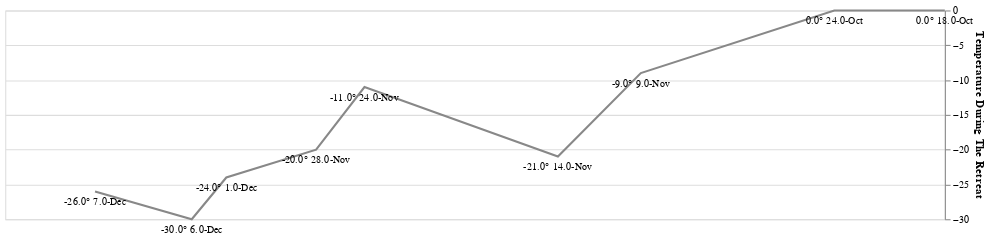

The notebook cell saved with this chart:
### Code cell
temp_chart

### Figure 1 — Vega-Lite specification as saved in the notebook (floating-point values rounded to 4 significant figures)
{"config": {"view": {"continuousWidth": 400, "continuousHeight": 300}}, "layer": [{"mark": {"type": "line", "color": "#888888"}, "encoding": {"x": {"type": "quantitative", "axis": null, "field": "Longitude", "scale": {"domain": [24.0, 37.6]}}, "y": {"type": "quantitative", "axis": {"grid": true, "orient": "right", "title": "Temperature During The Retreat"}, "field": "Temperature"}}}, {"mark": {"type": "text", "dy": 10, "font": "sans-serif", "fontSize": 10}, "encoding": {"text": {"type": "nominal", "field": "label"}, "x": {"type": "quantitative", "axis": null, "field": "Longitude", "scale": {"domain": [24.0, 37.6]}}, "y": {"type": "quantitative", "axis": {"grid": true, "orient": "right", "title": "Temperature During The Retreat"}, "field": "Temperature"}}}], "data": {"name": "data-9f5eb034f6c278b911c60d4cd89cb97d"}, "height": 200, "width": 900, "$schema": "https://vega.github.io/schema/vega-lite/v4.0.2.json", "datasets": {"data-9f5eb034f6c278b911c60d4cd89cb97d": [{"Longitude": 37.6, "Temperature": 0.0, "Days": 6.0, "Month": "Oct", "Day": 18.0, "label": "0.0° 18.0-Oct"}, {"Longitude": 36.0, "Temperature": 0.0, "Days": 6.0, "Month": "Oct", "Day": 24.0, "label": "0.0° 24.0-Oct"}, {"Longitude": 33.2, "Temperature": -9.0, "Days": 16.0, "Month": "Nov", "Day": 9.0, "label": "-9.0° 9.0-Nov"}, {"Longitude": 32.0, "Temperature": -21.0, "Days": 5.0, "Month": "Nov", "Day": 14.0, "label": "-21.0° 14.0-Nov"}, {"Longitude": 29.2, "Temperature": -11.0, "Days": 10.0, "Month": "Nov", "Day": 24.0, "label": "-11.0° 24.0-Nov"}, {"Longitude": 28.5, "Temperature": -20.0, "Days": 4.0, "Month": "Nov", "Day": 28.0, "label": "-20.0° 28.0-Nov"}, {"Longitude": 27.2, "Temperature": -24.0, "Days": 3.0, "Month": "Dec", "Day": 1.0, "label": "-24.0° 1.0-Dec"}, {"Longitude": 26.7, "Temperature": -30.0, "Days": 5.0, "Month": "Dec", "Day": 6.0, "label": "-30.0° 6.0-Dec"}, {"Longitude": 25.3, "Temperature": -26.0, "Days": 1.0, "Month": "Dec", "Day": 7.0, "label": "-26.0° 7.0-Dec"}, {"Longitude": null, "Temperature": null, "Days": null, "Month": "Nov", "Day": 24.0, "label": "° 24.0-Nov"}, {"Longitude": null, "Temperature": null, "Days": null, "Month": "Nov", "Day": 24.0, "label": "° 24.0-Nov"}, {"Longitude": null, "Temperature": null, "Days": null, "Month": "Nov", "Day": 24.0, "label": "° 24.0-Nov"}, {"Longitude": null, "Temperature": null, "Days": null, "Month": "Nov", "Day": 24.0, "label": "° 24.0-Nov"}, {"Longitude": null, "Temperature": null, "Days": null, "Month": "Nov", "Day": 24.0, "label": "° 24.0-Nov"}, {"Longitude": null, "Temperature": null, "Days": null, "Month": "Nov", "Day": 24.0, "label": "° 24.0-Nov"}, {"Longitude": null, "Temperature": null, "Days": null, "Month": "Nov", "Day": 24.0, "label": "° 24.0-Nov"}, {"Longitude": null, "Temperature": null, "Days": null, "Month": "Nov", "Day": 24.0, "label": "° 24.0-Nov"}, {"Longitude": null, "Temperature": null, "Days": null, "Month": "Nov", "Day": 24.0, "label": "° 24.0-Nov"}, {"Longitude": null, "Temperature": null, "Days": null, "Month": "Nov", "Day": 24.0, "label": "° 24.0-Nov"}, {"Longitude": null, "Temperature": null, "Days": null, "Month": "Nov", "Day": 24.0, "label": "° 24.0-Nov"}, {"Longitude": null, "Temperature": null, "Days": null, "Month": "Nov", "Day": 24.0, "label": "° 24.0-Nov"}, {"Longitude": null, "Temperature": null, "Days": null, "Month": "Nov", "Day": 24.0, "label": "° 24.0-Nov"}, {"Longitude": null, "Temperature": null, "Days": null, "Month": "Nov", "Day": 24.0, "label": "° 24.0-Nov"}, {"Longitude": null, "Temperature": null, "Days": null, "Month": "Nov", "Day": 24.0, "label": "° 24.0-Nov"}, {"Longitude": null, "Temperature": null, "Days": null, "Month": "Nov", "Day": 24.0, "label": "° 24.0-Nov"}, {"Longitude": null, "Temperature": null, "Days": null, "Month": "Nov", "Day": 24.0, "label": "° 24.0-Nov"}, {"Longitude": null, "Temperature": null, "Days": null, "Month": "Nov", "Day": 24.0, "label": "° 24.0-Nov"}, {"Longitude": null, "Temperature": null, "Days": null, "Month": "Nov", "Day": 24.0, "label": "° 24.0-Nov"}, {"Longitude": null, "Temperature": null, "Days": null, "Month": "Nov", "Day": 24.0, "label": "° 24.0-Nov"}, {"Longitude": null, "Temperature": null, "Days": null, "Month": "Nov", "Day": 24.0, "label": "° 24.0-Nov"}, {"Longitude": null, "Temperature": null, "Days": null, "Month": "Nov", "Day": 24.0, "label": "° 24.0-Nov"}, {"Longitude": null, "Temperature": null, "Days": null, "Month": "Nov", "Day": 24.0, "label": "° 24.0-Nov"}, {"Longitude": null, "Temperature": null, "Days": null, "Month": "Nov", "Day": 24.0, "label": "° 24.0-Nov"}, {"Longitude": null, "Temperature": null, "Days": null, "Month": "Nov", "Day": 24.0, "label": "° 24.0-Nov"}, {"Longitude": null, "Temperature": null, "Days": null, "Month": "Nov", "Day": 24.0, "label": "° 24.0-Nov"}, {"Longitude": null, "Temperature": null, "Days": null, "Month": "Nov", "Day": 24.0, "label": "° 24.0-Nov"}, {"Longitude": null, "Temperature": null, "Days": null, "Month": "Nov", "Day": 24.0, "label": "° 24.0-Nov"}, {"Longitude": null, "Temperature": null, "Days": null, "Month": "Nov", "Day": 24.0, "label": "° 24.0-Nov"}, {"Longitude": null, "Temperature": null, "Days": null, "Month": "Nov", "Day": 24.0, "label": "° 24.0-Nov"}, {"Longitude": null, "Temperature": null, "Days": null, "Month": "Nov", "Day": 24.0, "label": "° 24.0-Nov"}, {"Longitude": null, "Temperature": null, "Days": null, "Month": "Nov", "Day": 24.0, "label": "° 24.0-Nov"}, {"Longitude": null, "Temperature": null, "Days": null, "Month": "Nov", "Day": 24.0, "label": "° 24.0-Nov"}, {"Longitude": null, "Temperature": null, "Days": null, "Month": "Nov", "Day": 24.0, "label": "° 24.0-Nov"}, {"Longitude": null, "Temperature": null, "Days": null, "Month": "Nov", "Day": 24.0, "label": "° 24.0-Nov"}, {"Longitude": null, "Temperature": null, "Days": null, "Month": "Nov", "Day": 24.0, "label": "° 24.0-Nov"}, {"Longitude": null, "Temperature": null, "Days": null, "Month": "Nov", "Day": 24.0, "label": "° 24.0-Nov"}, {"Longitude": null, "Temperature": null, "Days": null, "Month": "Nov", "Day": 24.0, "label": "° 24.0-Nov"}, {"Longitude": null, "Temperature": null, "Days": null, "Month": "Nov", "Day": 24.0, "label": "° 24.0-Nov"}]}}
